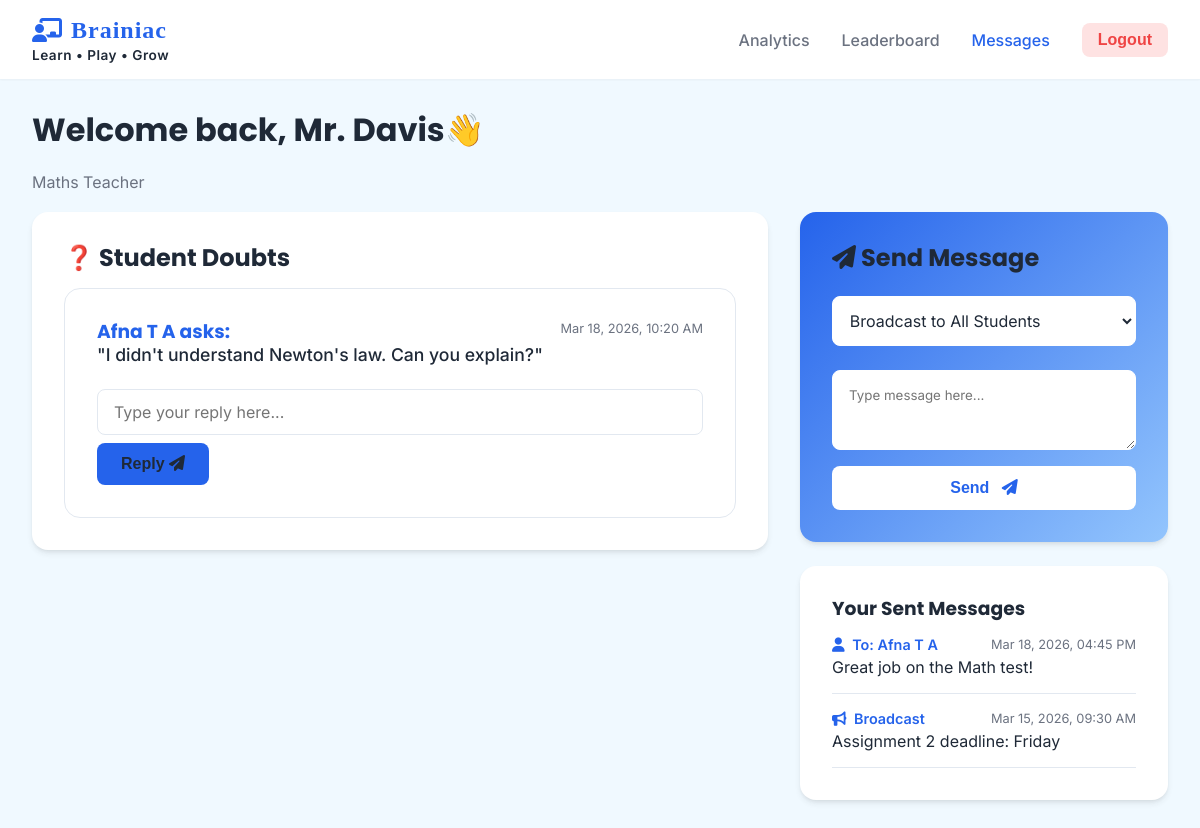
Screenshot of /teacher/messages (signed in) with the database file from the repository.
### tables this page shows
CREATE TABLE doubts(
id INTEGER PRIMARY KEY AUTOINCREMENT,
student_name TEXT,
teacher_name TEXT,
question TEXT,
reply TEXT,
date TEXT,
reply_date TEXT,
is_read_by_student INTEGER DEFAULT 0,
is_read_by_teacher INTEGER DEFAULT 0
);

CREATE TABLE messages(
id INTEGER PRIMARY KEY AUTOINCREMENT,
teacher_name TEXT,
target_student TEXT,
message TEXT,
date TEXT,
is_read INTEGER DEFAULT 0
);

### app.py (the view)
@app.route("/teacher/messages")
def teacher_messages():
    if "name" not in session or session.get("role") != "teacher":
        return redirect("/")
    teacher_name = session.get("name")
    conn = sqlite3.connect("database.db")
    cursor = conn.cursor()
    cursor.execute("SELECT DISTINCT student_name FROM student_teacher_assignments WHERE teacher_name = ? ORDER BY student_name", (teacher_name,))
    assigned_students = [row[0] for row in cursor.fetchall()]
    cursor.execute("SELECT target_student, message, date FROM messages WHERE teacher_name = ? ORDER BY id DESC", (teacher_name,))
    announcements = cursor.fetchall()
    cursor.execute("SELECT id, student_name, question, reply, is_read_by_teacher, date, reply_date FROM doubts WHERE teacher_name = ? ORDER BY id DESC", (teacher_name,))
    doubts = cursor.fetchall()
    cursor.execute("SELECT COUNT(*) FROM doubts WHERE teacher_name = ? AND is_read_by_teacher = 0", (teacher_name,))
    unread_doubts = cursor.fetchone()[0]
    cursor.execute("SELECT DISTINCT SUBSTR(username, 1, INSTR(username, '-') - 1) FROM users WHERE role = 'student'")
    grades = [row[0] for row in cursor.fetchall() if row[0]]
    grades.sort(key=lambda g: int(g[1:]) if len(g) > 1 and g[1:].isdigit() else 0)
    conn.close()
    return render_template("teacher_dashboard.html", active_tab="messages", announcements=announcements, doubts=doubts, assigned_students=assigned_students, unread_doubts=unread_doubts, grades=grades)

### app.py (called while the page is built)
@app.context_processor
def inject_mastery():
    if session.get("role") == "student" and "username" in session:
        return get_student_mastery_data(session["username"])
    return {}

### templates/teacher_dashboard.html (shortened to what this page needs)
<!DOCTYPE html>
<html lang="en">
<head>
    <link rel="stylesheet" href="/static/style.css">
    <link rel="stylesheet" href="https://cdnjs.cloudflare.com/ajax/libs/font-awesome/6.4.0/css/all.min.css">
</head>
<body>
    <nav class="navbar">
        <div style="display: flex; flex-direction: column;">
            <h2 style="margin: 0;"><i class="fa-solid fa-chalkboard-user"></i> Brainiac</h2>
            <p style="font-weight: 600; color: #1F2937; font-size: 0.85rem; margin-top: 0.15rem; letter-spacing: 0.5px;">Learn • Play • Grow</p>
        </div>
        <ul>
            <li><a href="/teacher?active_tab=analytics&grade={{ selected_grade or '' }}" {% if active_tab == 'analytics' or not active_tab %}class="active"{% endif %}>Analytics</a></li>
            <li><a href="/teacher?active_tab=leaderboard" {% if active_tab == 'leaderboard' %}class="active"{% endif %}>Leaderboard</a></li>
            <li><a href="/teacher/messages" {% if active_tab == 'messages' %}class="active"{% endif %}>Messages </a></li>
            <li><button class="btn-logout" onclick="window.location.href='/logout'">Logout</button></li>
        </ul>
    </nav>
    <main class="main">
        <h1 class="page-header">Welcome back, {{ session.get('name', 'Teacher') }}👋</h1>
        <p style="color:var(--text-muted); margin-top:-10px; margin-bottom:20px;">
            {{ session.get('subject', 'STEM') }} Teacher
        </p>
        {% if active_tab == 'messages' %}
        <div class="dashboard-grid">
            <div style="display: flex; flex-direction: column; gap: 1.5rem;">
                <div class="card">
                    <div style="display: flex; justify-content: space-between; align-items: center; margin-bottom: 1rem;">
                        <h2 class="mb-2" style="margin: 0;">❓ Student Doubts</h2>
                    </div>
                    <div style="display: flex; flex-direction: column; gap: 1rem;">
                        {% for doubt in doubts %}
                        <div class="card doubt-card {% if doubt[4] == 0 %}unread{% else %}read{% endif %}" style="border-width: 1px; border-style: solid; box-shadow: none;">
                            <div style="display: flex; justify-content: space-between; align-items: start;">
                                <h3 style="color: var(--primary); display: flex; align-items: center; gap: 0.5rem;">
                                    {{ doubt[1] }} asks:
                                </h3>
                                <div style="text-align: right;">
                                    {% if doubt[5] %}
                                    <span style="font-size: 0.8rem; color: var(--text-muted); display: block; margin-bottom: 0.25rem;">{{ doubt[5] }}</span>
                                    {% endif %}
                                </div>
                            </div>
                            <p class="mt-1" style="font-size: 1.1rem; font-weight: 500;">"{{ doubt[2] }}"</p>
                            {% if doubt[3] %}
                            <div class="mt-2" style="background: rgba(147, 197, 253, 0.4); padding: 1rem; border-radius: 8px;">
                                <div style="display: flex; justify-content: space-between; align-items: center; margin-bottom: 0.25rem;">
                                    <span style="color: #93C5FD; font-weight: 600; font-size: 0.9rem;">Your Reply:</span>
                                    {% if doubt[6] %}
                                    <span style="font-size: 0.8rem; color: #93C5FD; opacity: 0.8;">{{ doubt[6] }}</span>
                                    {% endif %}
                                </div>
                                <p style="margin-top: 0.25rem;">{{ doubt[3] }}</p>
                            </div>
                            {% else %}
                            <form action="/teacher/reply_doubt" method="POST" class="mt-2 text-right">
                                <input type="text" name="reply" placeholder="Type your reply here..." required style="margin-bottom: 0.5rem;">
                                <button type="submit" style="width: auto;">Reply <i class="fa-solid fa-paper-plane"></i></button>
                            </form>
                            {% endif %}
                        </div>
                        {% else %}
                        <p class="text-muted">No student doubts at the moment. Great!</p>
                        {% endfor %}
                    </div>
                </div>
            </div>
            <div style="display: flex; flex-direction: column; gap: 1.5rem;">
                <div class="card" style="background: linear-gradient(135deg, var(--primary), var(--secondary)); color: #1F2937;">
                    <h2 style="color: #1F2937; margin-bottom: 1rem;"><i class="fa-solid fa-paper-plane"></i> Send Message</h2>
                    <form action="/teacher/send_message" method="POST" style="display: flex; flex-direction: column; gap: 1rem;">
                        <select name="target_student" required style="background: #FFFFFF; color: #1F2937; border: 1px solid #FFFFFF; padding: 0.8rem; border-radius: 8px;">
                            <option value="ALL" style="color: #1F2937;">Broadcast to All Students</option>
                        </select>
                        <textarea name="message" placeholder="Type message here..." required style="background: #FFFFFF; color: #1F2937; border: 1px solid #FFFFFF; padding: 1rem; border-radius: 8px; font-family: inherit; resize: vertical; min-height: 80px;"></textarea>
                        <button type="submit" style="background: #FFFFFF; color: var(--primary); font-weight: 600; padding: 0.8rem; border-radius: 8px; border: none; cursor: pointer;">Send <i class="fa-solid fa-paper-plane" style="margin-left: 0.5rem;"></i></button>
                    </form>
                </div>
                <div class="card">
                    <h3 class="mb-2">Your Sent Messages</h3>
                    <div style="display: flex; flex-direction: column; gap: 1rem;">
                        {% for msg in announcements %}
                        <div style="padding-bottom: 1rem; border-bottom: 1px solid var(--border);">
                            <div style="display: flex; justify-content: space-between; align-items: center; margin-bottom: 0.25rem;">
                                <span style="font-weight: 600; font-size: 0.9rem; color: var(--primary);">
                                    {% if msg[0] == 'ALL' %}
                                    <i class="fa-solid fa-bullhorn" style="margin-right: 0.25rem;"></i> Broadcast
                                    {% else %}
                                    <i class="fa-solid fa-user" style="margin-right: 0.25rem;"></i> To: {{ msg[0] }}
                                    {% endif %}
                                </span>
                                <span style="font-size: 0.8rem; color: var(--text-muted);">{{ msg[2] }}</span>
                            </div>
                            <p style="margin-top: 0.25rem;">{{ msg[1] }}</p>
                        </div>
                        {% else %}
                        <p class="text-muted">You haven't sent any messages yet.</p>
                        {% endfor %}
                    </div>
                </div>
            </div>
        </div>
        {% endif %}
    </main>
</body>
</html>

### static/style.css (style rules this page uses)
:root { --primary: #2563EB; --primary-hover: #1d4ed8; --secondary: #93C5FD; --accent: #22C55E; --bg-gradient-start: #F0F9FF; --bg-gradient-end: #F0F9FF; --surface: #FFFFFF; --surface-hover: #f8fafc; --text-main: #1F2937; --text-muted: #6b7280; --border: #e2e8f0; --shadow-sm: 0 1px 2px 0 rgba(46, 46, 46, 0.05); --shadow-md: 0 4px 6px -1px rgba(46, 46, 46, 0.1), 0 2px 4px -2px rgba(46, 46, 46, 0.1); --shadow-lg: 0 10px 15px -3px rgba(46, 46, 46, 0.1), 0 4px 6px -4px rgba(46, 46, 46, 0.1); --radius-md: 0.5rem; --radius-lg: 1rem; --radius-full: 9999px; --transition: all 0.2s cubic-bezier(0.4, 0, 0.2, 1); }
* { box-sizing: border-box; margin: 0; padding: 0; }
body { font-family: 'Inter', sans-serif; color: var(--text-main); background: linear-gradient(135deg, var(--bg-gradient-start), var(--bg-gradient-end)); min-height: 100vh; display: flex; flex-direction: column; }
h1, h2, h3, h4 { font-family: 'Poppins', sans-serif; font-weight: 700; line-height: 1.2; }
.mb-2 { margin-bottom: 1rem; }
.mt-2 { margin-top: 1rem; }
input, select { width: 100%; padding: 0.75rem 1rem; margin: 0.5rem 0; border-radius: var(--radius-md); border: 1px solid var(--border); font-family: inherit; font-size: 1rem; transition: var(--transition); }
button { width: 100%; background: var(--primary); color: var(--text-main); border: none; padding: 0.75rem 1.5rem; border-radius: var(--radius-md); font-size: 1rem; font-weight: 600; cursor: pointer; transition: var(--transition); }
.card { background: var(--surface); border-radius: var(--radius-lg); box-shadow: var(--shadow-md); padding: 2rem; transition: var(--transition); }
.navbar { display: flex; justify-content: space-between; align-items: center; padding: 1rem 2rem; background: var(--surface); box-shadow: var(--shadow-sm); position: sticky; top: 0; z-index: 10; }
.navbar h2 { color: var(--primary); font-size: 1.5rem; font-family: 'Magneto', cursive; display: flex; align-items: center; gap: 0.5rem; letter-spacing: 1px; }
.navbar ul { list-style: none; display: flex; gap: 2rem; align-items: center; }
.navbar li a { text-decoration: none; color: var(--text-muted); font-weight: 500; transition: var(--transition); }
.navbar li a:hover, .navbar li a.active { color: var(--primary); }
.btn-logout { background: #fee2e2; color: #ef4444; padding: 0.5rem 1rem; width: auto; }
.main { padding: 2rem; max-width: 1200px; margin: 0 auto; width: 100%; flex-grow: 1; }
.page-header { color: var(--text-main); margin-bottom: 2rem; }
.dashboard-grid { display: grid; grid-template-columns: 2fr 1fr; gap: 2rem; }
.doubt-card.read { border-color: var(--border); background: #FFFFFF; }

### rows the page displays
doubts: student_name "Afna T A", date "Mar 18, 2026, 10:20 AM", question "I didn't understand Newton's law. Can you explain?"
messages: target_student "Afna T A", date "Mar 18, 2026, 04:45 PM", message "Great job on the Math test!"
messages: target_student "ALL" (drawn), date "Mar 15, 2026, 09:30 AM", message "Assignment 2 deadline: Friday"

### other values shown
{{ session.get('name', 'Teacher') }} "Mr. Davis"
{{ session.get('subject', 'STEM') }} "Maths"
